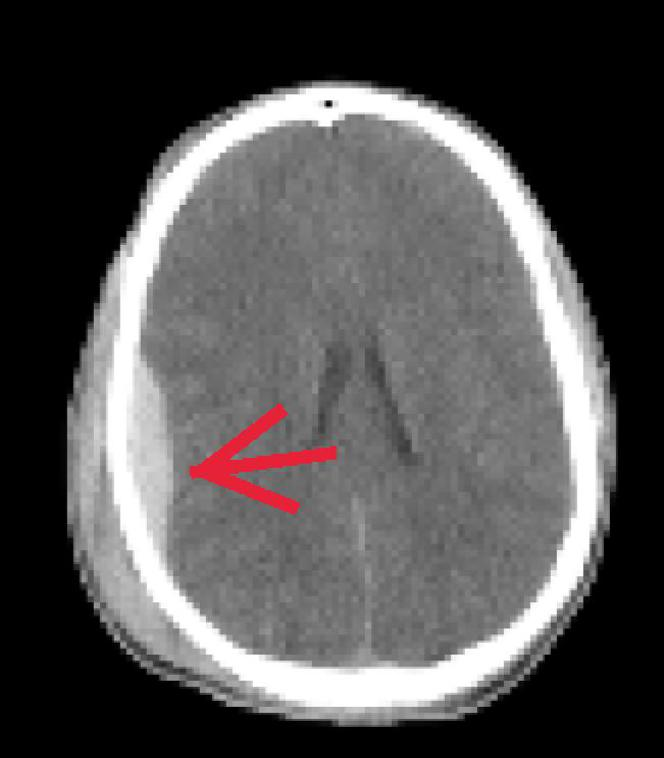
#> input picture Images/Chapter1/Epidural.JPG, 664 x 758 px, found by its file name; its folder holds 4 pictures in this run
$ jupyter execute main.ipynb
#> lines starting #> are read from the running program, lines starting #| are printed output that depends on the picture
[cell 1]
import os
from PIL import Image

def resize_images_to_max_size(directory):
    # Get a list of all image files in the directory
    image_files = [f for f in os.listdir(directory) if os.path.isfile(os.path.join(directory, f))]

    # Variables to store the maximum width and height
    max_width = 0
    max_height = 0

    # First pass to find the maximum dimensions
    for file in image_files:
        with Image.open(os.path.join(directory, file)) as img:
#> img is the input picture: PIL image 664x758 RGB; mean R, G, B 82.3, 80.6, 80.8
            width, height = img.size
#> width = 664; height = 758
            if width > max_width:
                max_width = width
#> max_width = 664
            if height > max_height:
                max_height = height
#> max_height = 758
#> pass 2 of the loop in resize_images_to_max_size, `for file in image_files:`:
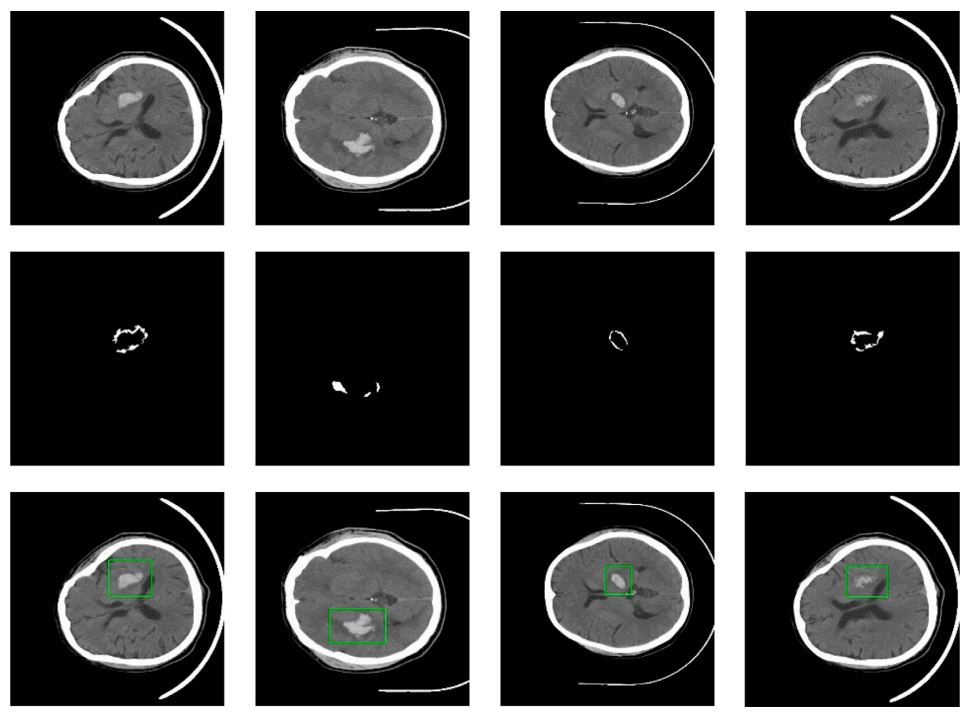
#> input picture Images/Chapter1/PHE sample.JPG, 973 x 715 px, found by its file name
#> in resize_images_to_max_size, img is the input picture: PIL image 973x715 RGB; mean R, G, B 78.6, 78.9, 78.7

    print(f"Max width: {max_width}, Max height: {max_height}")
#| Max width: 1598, Max height: 1114

    # Second pass to resize images
    for file in image_files:
        with Image.open(os.path.join(directory, file)) as img:
            resized_img = img.resize((max_width, max_height))
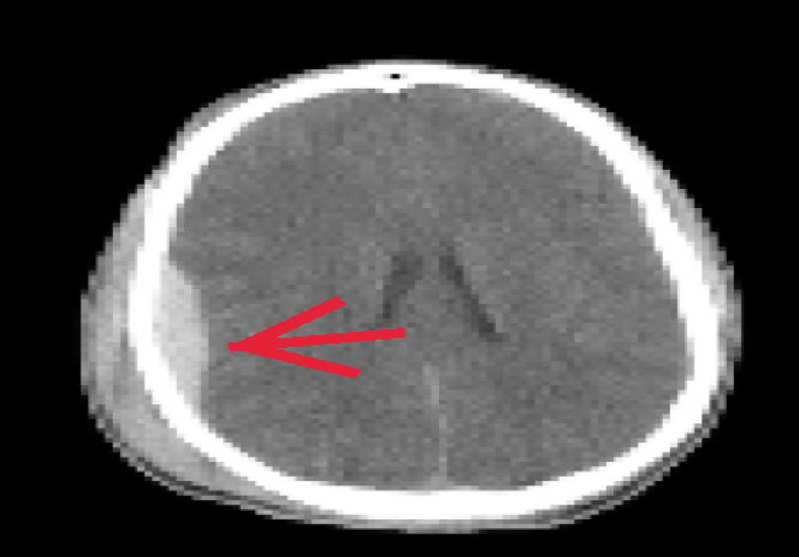
#> resized_img: PIL image 1598x1114 RGB (shown at 1/2 size); mean R, G, B 82.3, 80.6, 80.8
            resized_img.save(os.path.join(directory, file))
#> pass 2 of the loop in resize_images_to_max_size, `for file in image_files:`:
#> in resize_images_to_max_size, `resized_img = img.resize((max_width, max_height))`:
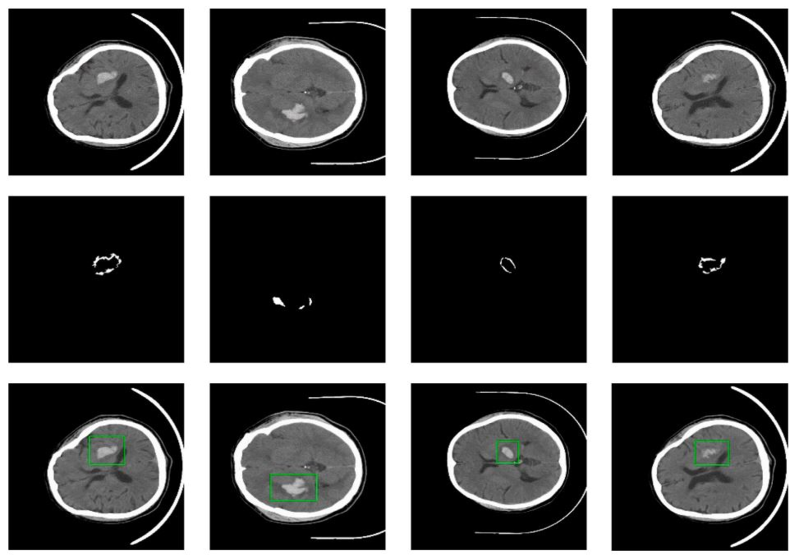
#> resized_img: PIL image 1598x1114 RGB (shown at 1/2 size); mean R, G, B 78.7, 78.9, 78.7

    print("All images have been resized.")

# Example usage:
directory_path = 'D:\\desk top folders\ML\Brain\Thesis\KNTUThesis\Images\Chapter1'
resize_images_to_max_size(directory_path)
